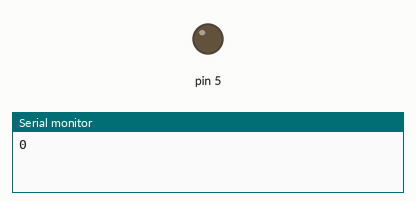
This sketch was run on a simulated Arduino Uno, built with avr-gcc and run on an emulated ATmega328P. On the bench: output pins drawn as LEDs (lit = HIGH), the last lines printed to the serial monitor.

Above: at 0.1 s.
At 18.1 s:
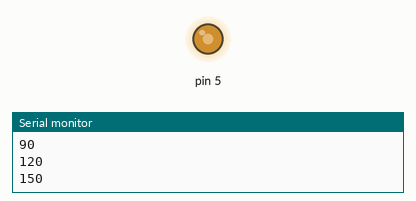
At 24.1 s:
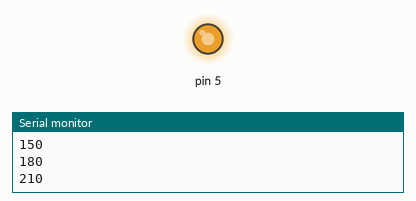
At 36.1 s:
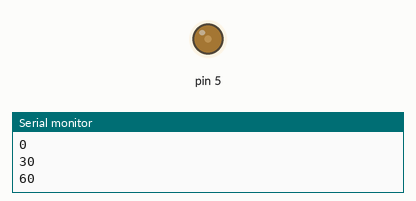
Timing chart, 0 to 40.0 s (numbered marks = the images above):
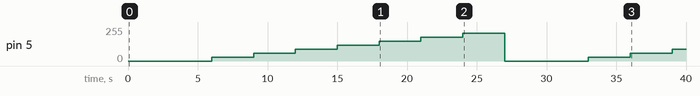

Measured:
- by itself, pin 5: 0/255 → 30/255 at 6.0 s, → 60/255 3.0 s later, → 90/255 3.0 s later, → 120/255 3.0 s later, … (11 changes in this stretch)

The sketch:

PWM_Check.ino
```cpp
void setup() {
  // put your setup code here, to run once:
  Serial.begin(115200);
}

void loop() {
  // put your main code here, to run repeatedly:
  analogWrite(5, 0);
  Serial.println(0);
  delay(3000);
  for (int i = 0; i <= 210; i += 30) {
    analogWrite(5, i);
    Serial.println(i);
    delay(3000);
  }

}
```
